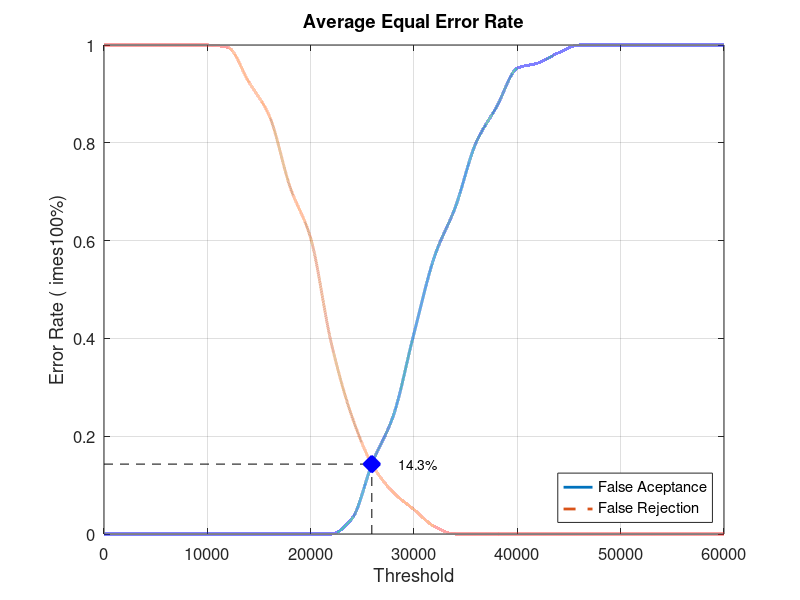
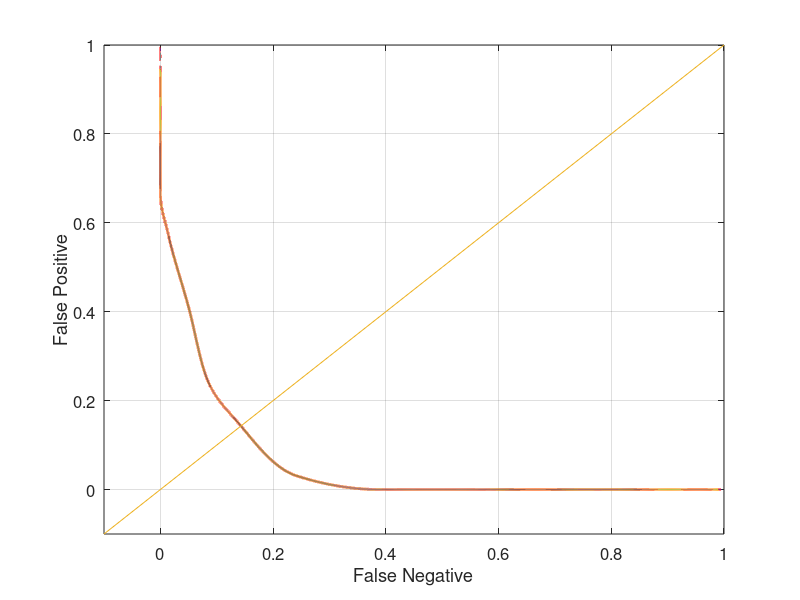

Recreate these plots in MATLAB, in order.
close all;
clear;
clc;
x = 0:2000:60000;
xq = 0:0.5:60000;

y0 = [0 0 0 0 0 0 0 0 0 0 0 0 0.0315789 0.147368 0.242105 0.410526 0.568421 0.668421 0.8 0.873684 0.952632 0.963158 0.984211 1 1 1 1 1 1 1 1]
yy0 = interp1(x, y0, xq, 'pchip');
y1 = [1 1 1 1 1 1 0.995 0.925 0.855 0.71 0.605 0.39 0.24 0.14 0.085 0.05 0.015 0 0 0 0 0 0 0 0 0 0 0 0 0 0]
yy1 = interp1(x, y1, xq, 'pchip');

% Calculating EER: 
y2 = abs(y0 - y1);
find(y2 == min(y2))
yy2 = abs(yy0 - yy1);
xEER = find(yy2 == min(yy2));
xEERIndex = xq(xEER) % X-axis EER
yEER = yy0(xEER) % Y-axis EER

main = figure
plot(xq, yy0,'-','LineWidth', 2);	hold on
plot(xq, yy1,'--','LineWidth', 2);	hold on
plot([xEERIndex xEERIndex], [0 yEER], 'k--');	hold on
plot([0 xEERIndex], [yEER yEER], 'k--');	hold on
plot(xEERIndex, yEER, 'bx', 'LineWidth', 10);	hold on
text(xEERIndex + 10 * xEERIndex / 100, yEER, [num2str(round((10000 * yEER)) / 100) '%'])
legend('False Aceptance', 'False Rejection', 'Location', 'SouthEast')
xlabel('Threshold')
ylabel('Error Rate (	imes100%)')
title('Average Equal Error Rate')
set(gca, 'FontSize', 12)
axis([0 60000 0 1])
grid on

print(main, 'Database1_2Main', '-dpng');
FNRxFPR = figure('Color', [1 1 1]);
plot(yy1, yy0, '-', yy1, yy0, 'LineWidth', 2);
hold on
y = -0.1:0.1:1
plot(y, y); 
set(gca, 'FontSize', 12)
xlabel('False Negative')
ylabel('False Positive')
axis([-0.1 1 -0.1 1])
set(gca, 'FontSize', 12)
grid on

print(FNRxFPR, 'Database1_2FNRxFPR','-dpng');
